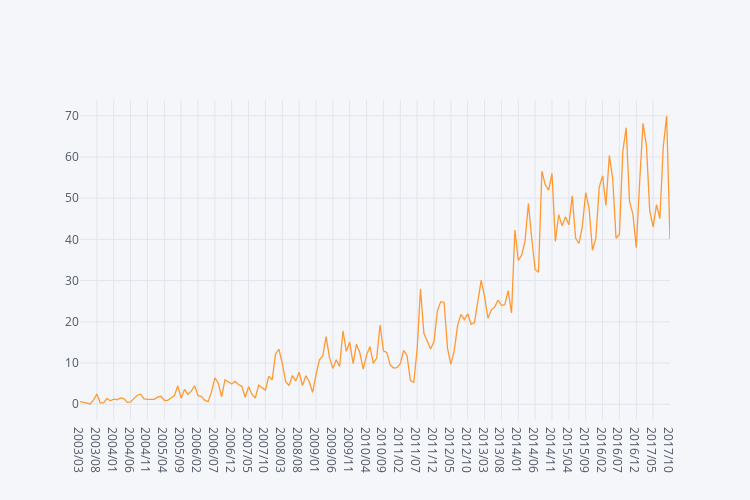

This figure's notebook cell:
### Code cell
iplot(monthly_mean.iplot(asFigure=True, dimensions=(750, 500)))

### Figure 1 — Plotly figure (JSON) as saved in the notebook; plotly's stock layout.template omitted (floating-point values rounded to 4 significant figures; data arrays with more than 128 entries replaced by an {"elided": "..."} marker saying what was removed)
{"data": [{"line": {"color": "rgba(255, 153, 51, 1.0)", "dash": "solid", "width": 1.3}, "mode": "lines", "name": "None", "text": "", "type": "scatter", "x": {"elided": "176 str values"}, "y": {"elided": "176 float values"}}], "layout": {"height": 500, "legend": {"bgcolor": "#F5F6F9", "font": {"color": "#4D5663"}}, "paper_bgcolor": "#F5F6F9", "plot_bgcolor": "#F5F6F9", "titlefont": {"color": "#4D5663"}, "width": 750, "xaxis1": {"gridcolor": "#E1E5ED", "showgrid": true, "tickfont": {"color": "#4D5663"}, "title": "", "titlefont": {"color": "#4D5663"}, "zerolinecolor": "#E1E5ED"}, "yaxis1": {"gridcolor": "#E1E5ED", "showgrid": true, "tickfont": {"color": "#4D5663"}, "title": "", "titlefont": {"color": "#4D5663"}, "zerolinecolor": "#E1E5ED"}}}
